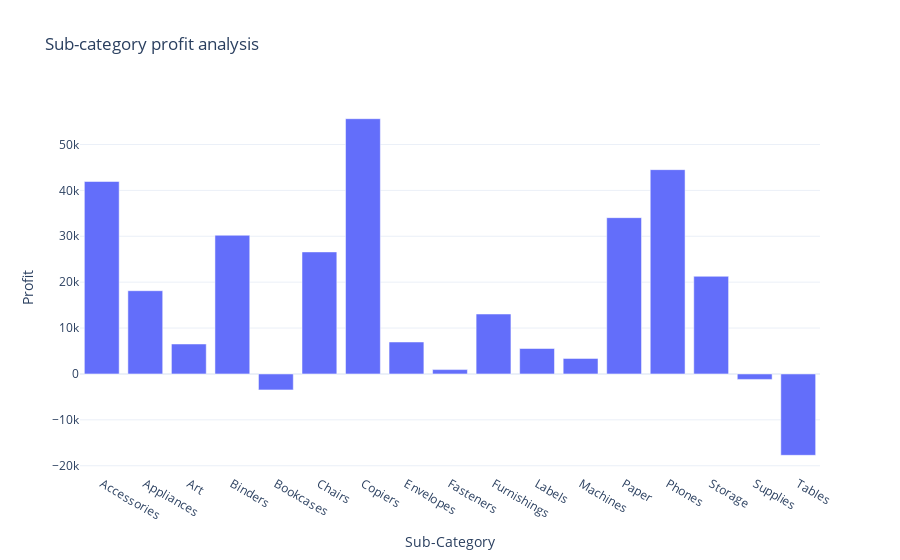

The code cell stored with this chart in its notebook:
### Code cell
fig = px.bar(Profit_by_subcategory,
             x = 'Sub-Category',
             y = 'Profit',
             title = 'Sub-category profit analysis')
fig.show()

### Figure 1 — Plotly figure (JSON) as saved in the notebook; plotly's stock layout.template omitted (floating-point values rounded to 4 significant figures)
{"data": [{"alignmentgroup": "True", "hovertemplate": "Sub-Category=%{x}<br>Profit=%{y}<extra></extra>", "legendgroup": "", "marker": {"color": "#636efa", "pattern": {"shape": ""}}, "name": "", "offsetgroup": "", "orientation": "v", "showlegend": false, "textposition": "auto", "type": "bar", "x": ["Accessories", "Appliances", "Art", "Binders", "Bookcases", "Chairs", "Copiers", "Envelopes", "Fasteners", "Furnishings", "Labels", "Machines", "Paper", "Phones", "Storage", "Supplies", "Tables"], "xaxis": "x", "y": [41940.0, 18140.0, 6528.0, 30220.0, -3473.0, 26590.0, 55620.0, 6964.0, 949.5, 13060.0, 5546.0, 3385.0, 34050.0, 44520.0, 21280.0, -1189.0, -17730.0], "yaxis": "y"}], "layout": {"autosize": true, "barmode": "relative", "legend": {"tracegroupgap": 0}, "title": {"text": "Sub-category profit analysis"}, "xaxis": {"anchor": "y", "autorange": true, "domain": [0, 1], "range": [-0.5, 16.5], "title": {"text": "Sub-Category"}, "type": "category"}, "yaxis": {"anchor": "x", "autorange": true, "domain": [0, 1], "range": [-21800.0, 59690.0], "title": {"text": "Profit"}, "type": "linear"}}}
